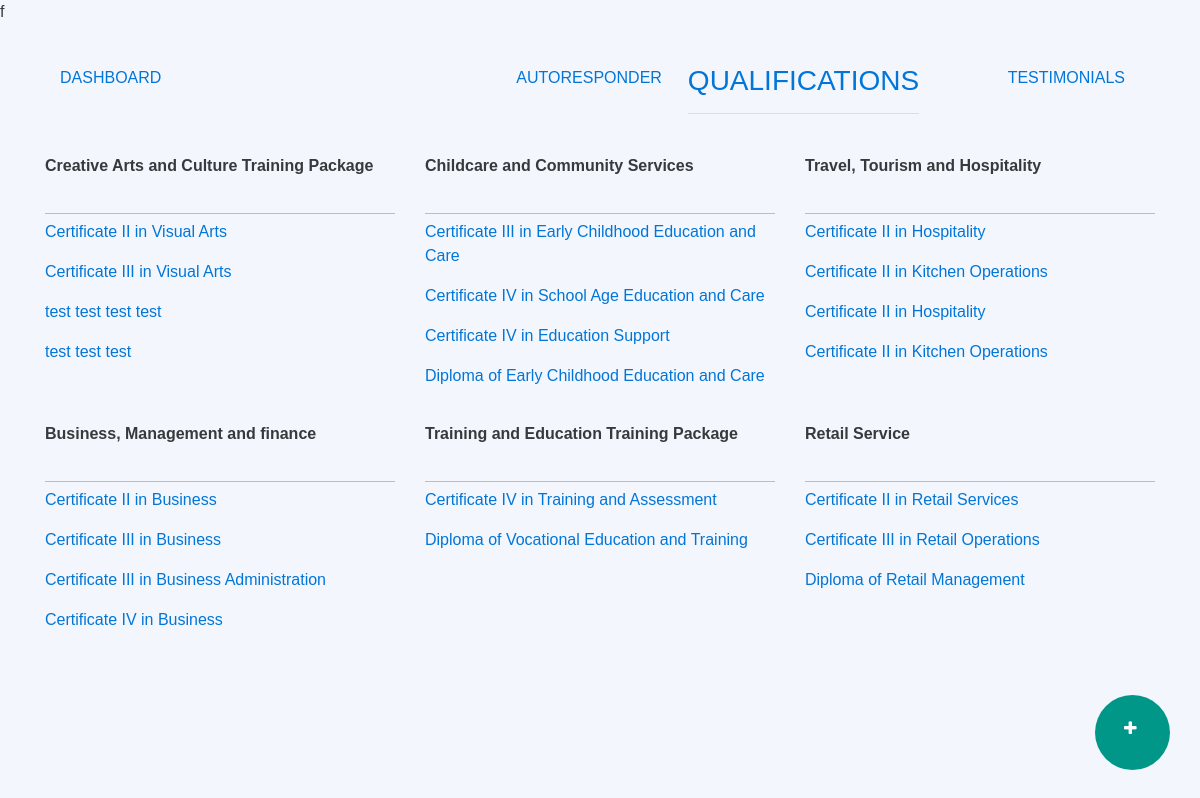
Page /control-panel/qualifications/ on the committed database.
### bot/models.py (models this page shows, shortened)
class QualificationCategory(models.Model):
	name = models.CharField(max_length=200)

class Qualification(models.Model):
	category = models.ForeignKey(QualificationCategory)
	code = models.CharField(max_length=100, unique=True, null=True)
	name = models.CharField(max_length=200)
	description = models.TextField(null=True)
	job_roles = models.TextField(null=True)
	fees = models.TextField(null=True)
	packaging_rule = models.TextField(null=True)
	status = models.PositiveIntegerField(
		choices=STATUS_CHOICES, default=PUBLISHED)
	search_count = models.PositiveIntegerField(default=0)

### cpanel/views.py (the view)
class QualificationView(ListView):
	model = QualificationCategory
	template_name = 'qualification.html'
	def get_context_data(self, *args, **kwargs):
		ctx = super().get_context_data(*args, **kwargs)
		ctx['form'] = QualificationForm()
		return ctx

### cpanel/templates/qualification.html (shortened to what this page needs)
{% extends "dashboard.html" %}
{% load staticfiles crispy_forms_tags %}
{% block stylesheet %}
	<link href="/static/redactor/css/redactor.css" type="text/css" media="all" rel="stylesheet" />
    <link href="/static/redactor/css/django_admin.css" type="text/css" media="all" rel="stylesheet" />
{% endblock stylesheet %}
{% block dashboard_header %}
	<a href="{% url 'cpanel_dashboard' %}" class="">DASHBOARD</a>
{% endblock dashboard_header %}
{% block qualification_header %}
	<div class="col-md-5"><a href="{% url 'qualifications' %}" class="float-xs-right">
		<h3>QUALIFICATIONS</h3><hr>
	</a></div>
{% endblock qualification_header %}
{% block container %}
	{% for object in object_list %}
		{% if forloop.first %}<div class="row">{% endif %}
		<div class="col-md-4 m-v">
			<div class="m-v b-b" style="height:60px;">
				<strong>{{ object.name }}</strong><br>
			</div>
			<div class="card-body">
				{% for obj in object.qualification_set.all|slice:"4" %}
					<p>
						<a href="#" data-remote="{% url 'qualification_detail' obj.id %}" data-toggle="modal" data-target="#myModal">{{ obj.name }}</a>
					</p>
				{% endfor %}
			</div>
		</div>
	{% if forloop.counter|divisibleby:3 %}</div><div class="row">{% endif %}
    {% if forloop.last %}</div>{% endif %}
	{% endfor %}
 	<a data-remote="{% url 'qualification_add' %}" class="text-white" data-target="#myModalLg" data-toggle="modal">
		<div class="rounder-corner" style="float:left;  right: 30px; bottom: 30px; background-color: #009688; width: 75px; height: 75px; padding: 25px; position: fixed; border-radius: 45px;">
	   		<i class="fa fa-plus fa-fw"></i>
		</div>
  	</a>
{% endblock container %}

### cpanel/templates/dashboard.html (shortened to what this page needs)
f{% load staticfiles %}
<html>
	<head>
        <link rel="stylesheet" href="{% static "bootstrap/bootstrap.min.css" %}">
        <link rel="stylesheet" href="{% static "custom/css/color.css" %}">
        <link rel="stylesheet" href="{% static "custom/css/tools.css" %}">
        <link href="https://maxcdn.bootstrapcdn.com/font-awesome/4.2.0/css/font-awesome.min.css" rel="stylesheet" media="screen" />
        <link rel="stylesheet" href="{% static 'js/typeahead/jquery.typeahead.css' %}">
        <link rel="stylesheet" href="{% static 'custom/css/testimonial.css' %}">
		{% block stylesheet %}{% endblock stylesheet %}
	</head>
	<body>
		<div class="container" style="margin-top: 30px;">
			<div class="col-md-12">
				<div class="row p-v-lg">
					<div class="col-md-5">
						{% block dashboard_header %}{% endblock dashboard_header %}
					</div>
					<div class="col-md-7">
						<div class="col-md-3">
							<a href="{% url 'autoresponder' %}" class="float-xs-right">
							{% block autoresponder_header %}
								AUTORESPONDER
							{% endblock autoresponder_header %}
							</a>
						</div>
						{% block qualification_header %}{% endblock qualification_header %}
						{% block testimonials_header %}
							<div class="col-md-4"><a href="{% url 'testimonials' %}" class="float-xs-right">
								TESTIMONIALS
							</a></div>
						{% endblock testimonials_header %}
					</div>
				</div>
			</div>
			{% block container %}{% endblock container %}
		</div>
	</body>
</html>

### static/custom/css/color.css (style rules this page uses)
.text-white { color: #fafafa; }

### static/custom/css/tools.css (style rules this page uses)
body { background-color: #F3F7FD; font-family: Montserrat, sans-serif; }
.b-b { border-bottom: 1px solid #bdbdbd; }
.p-v-lg { padding: 12px 0 !important; }
.m-v { margin: 6px 0 !important; }

### cpanel/templates/dashboard.html (style rules this page uses)
a { text-decoration: none !important; }

### rows in the picture
QualificationCategory: name "Creative Arts and Culture Training Package"
Qualification: name "Certificate II in Visual Arts"
Qualification: name "Certificate III in Visual Arts"
Qualification: name "test test test test"
Qualification: name "test test test"
QualificationCategory: name "Childcare and Community Services"
Qualification: name "Certificate III in Early Childhood Education and Care"
Qualification: name "Certificate IV in School Age Education and Care"
Qualification: name "Certificate IV in Education Support"
Qualification: name "Diploma of Early Childhood Education and Care"
QualificationCategory: name "Travel, Tourism and Hospitality"
Qualification: name "Certificate II in Hospitality"
Qualification: name "Certificate II in Kitchen Operations"
Qualification: name "Certificate II in Hospitality"
Qualification: name "Certificate II in Kitchen Operations"
QualificationCategory: name "Business, Management and finance"
Qualification: name "Certificate II in Business"
Qualification: name "Certificate III in Business"
Qualification: name "Certificate III in Business Administration"
Qualification: name "Certificate IV in Business"
QualificationCategory: name "Training and Education Training Package"
Qualification: name "Certificate IV in Training and Assessment"
Qualification: name "Diploma of Vocational Education and Training"
QualificationCategory: name "Retail Service"
Qualification: name "Certificate II in Retail Services"
Qualification: name "Certificate III in Retail Operations"
Qualification: name "Diploma of Retail Management"
